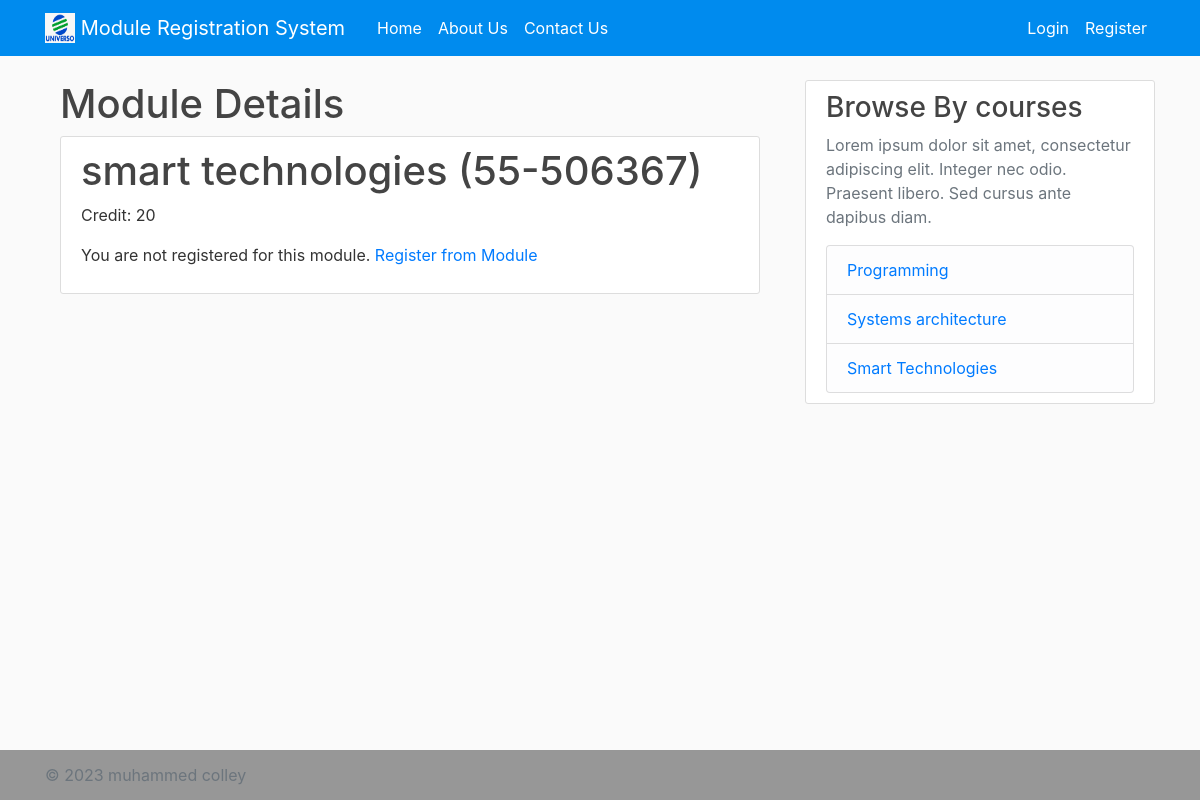
Screenshot of /module/55-506367/ with the database file from the repository.
### registration_app/models.py (models this page shows, shortened)
class Module(models.Model):
    name = models.CharField(max_length=255)
    code = models.CharField(max_length=10)
    credit = models.PositiveIntegerField()
    category = models.CharField(max_length=50)
    description = models.TextField()
    availability = models.BooleanField(default=True)
    courses_allowed = models.ManyToManyField(Group)

### registration_app/views.py (the view)
# urls.py: path('module/<str:module_code>/', module_details, name='module_details'),
def module_details(request, module_code):
    module = get_object_or_404(Module, code=module_code)
    return render(request, 'module_details.html', {'module': module})

### registration_app/templates/module_details.html
{% extends 'base.html' %}
{% block content %}
<div class="col-md-12">
    <h1>Module Details</h1>
    <div class="media content-section">
        <div class="media-body">
            <h1>{{ module.name }} ({{ module.code }})</h1>
  <p>Credit: {{ module.credit }}</p>
  {% if module.availability %}
    {% if registrations.exists %}
      <p>You are registered for this module. <a href="{% url 'unregister_module' module_code=your_module.code %}">Unregister for Module</a>
      </p>
    {% else %}
      <p>You are not registered for this module. <a href="{% url 'register_module' module_code=module.code %}">Register from Module</a>
      </p>
    {% endif %}
  {% else %}
    <p>This module is closed for registration.</p>
  {% endif %}
        </div>
    </div>
</div>
{% endblock %}

### registration_app/static/styles.css (style rules this page uses)
html { position: relative; min-height: 100%; }
body { background: #fafafa; color: #333333; margin-top: 5rem; margin-bottom: 50px; }
h1, h2, h3, h4, h5, h6 { color: #444444; }
.content-section { background: #ffffff; padding: 10px 20px; border: 1px solid #dddddd; border-radius: 3px; margin-bottom: 20px; }

### rows the page displays
Module: name "smart technologies", code "55-506367", credit "20"
